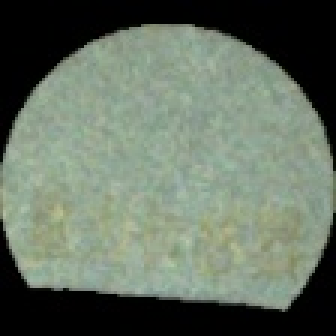
#> input picture python/model_embeddings/model_img/moban_1.jpg, 112 x 112 px (shown 3 times larger); its folder holds only this picture in this run
$ python -i train_L2.py   (imports and definitions only)
#> lines starting #> are read from the running program, lines starting #| are printed output that depends on the picture; after the words box and inside, x2 and y2 are one past the last pixel; in counts of white or black regions, pixels touching at a corner belong together
import os
import random
from PIL import Image
import numpy as np
import cv2
import torch
import torch.nn as nn
import torch.nn.functional as F
from torch.utils.data import Dataset, DataLoader
from tqdm import tqdm
import math
from torch.optim.lr_scheduler import LambdaLR

# ======= 设置GPU/CPU =======
# [1 line that did not run here, left out]
# [1 line not run here, left out]

# ======= Hu矩特征提取 =======
def compute_log_hu_moments(image_path):
    img = Image.open(image_path).convert('L')
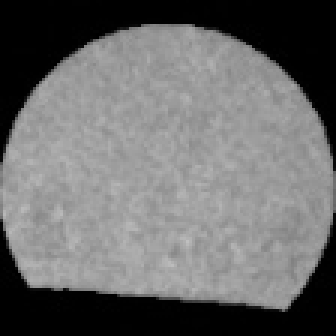
#> img: PIL image 112x112 L (shown 3 times larger); min 0, max 191, mean 107.2
    img_np = np.array(img)
    _, img_np = cv2.threshold(img_np, 127, 255, cv2.THRESH_BINARY + cv2.THRESH_OTSU)
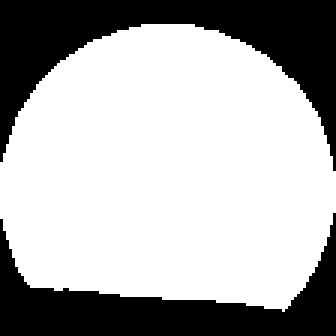
#> img_np: shape (112, 112) (shown 3 times larger); 68.6% white; 2 black regions, box (x1, y1, x2, y2) and area: (0, 0, 112, 57) 2230, (0, 71, 112, 112) 1708
    m = cv2.moments(img_np)
#> m = moments, m00 2194530, centre m10/m00, m01/m00 = (55.84, 57.1)
    hu = cv2.HuMoments(m)
#> hu = [0.000645, 1.43e-08, 9.46e-12, 1.82e-13, -2.38e-25, -2.17e-17, 8.69e-27]
    log_hu = -np.sign(hu) * np.log10(np.abs(hu) + 1e-10)
#> log_hu = [3.19, 7.84, 9.96, 10, -10, -10, 10]
    return log_hu.flatten()

# ======= 数据集类：加载成对图像和标签 =======
class HuMomentPairDataset(Dataset):
    # [25 lines left out: functions __init__, generate_pairs, not called in this run]

    def __len__(self):
        return len(self.pairs)

    # [9 lines left out: function __getitem__, not called in this run]

# ======= 网络结构 =======
class SiameseNet(nn.Module):
    # [17 lines left out: functions __init__, forward_once, not called in this run]

    def forward(self, x1, x2):
        return self.forward_once(x1), self.forward_once(x2)

# ======= 对比损失函数（欧氏距离） =======
class ContrastiveLoss(nn.Module):
    def __init__(self, margin=1.0):
        super(ContrastiveLoss, self).__init__()
        self.margin = margin

    # [80 lines left out: functions forward, get_cosine_schedule_with_warmup, evaluate, train, not called in this run]

# ======= 启动训练 =======
# [3 lines not run here, left out]

>>> result = compute_log_hu_moments('../../model_embeddings/model_img/moban_1.jpg')
#> result = [3.19, 7.84, 9.96, 10, -10, -10, 10]

$ run again, on python/model_embeddings/model_img/moban_2.jpg
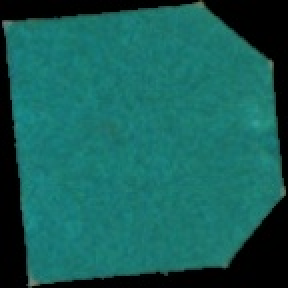
#> input picture python/model_embeddings/model_img/moban_2.jpg, 144 x 144 px (shown 2 times larger)
#> in compute_log_hu_moments, `img = Image.open(image_path).convert('L')`:
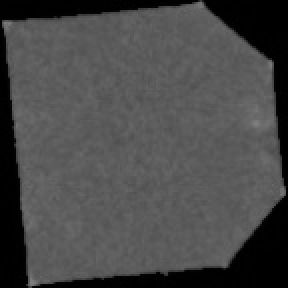
#> img: PIL image 144x144 L (shown 2 times larger); min 0, max 128, mean 72.7
#> in compute_log_hu_moments, `_, img_np = cv2.threshold(img_np, 127, 255, cv2.THRESH_BINARY + cv2.TH..`:
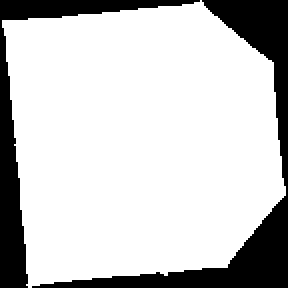
#> img_np: shape (144, 144) (shown 2 times larger); 79% white; 2 black regions, box (x1, y1, x2, y2) and area: (16, 0, 144, 144) 2650, (0, 0, 100, 144) 1708
#> m = moments, m00 4176390, centre m10/m00, m01/m00 = (69.51, 70.45)
#> hu = [0.000643, 4.38e-11, 6.39e-12, 1.62e-13, -1.64e-25, -1.07e-18, 7.91e-27]
#> log_hu = [3.19, 9.84, 9.97, 10, -10, -10, 10]

$ run again, on python/model_embeddings/model_img/moban_3.jpg
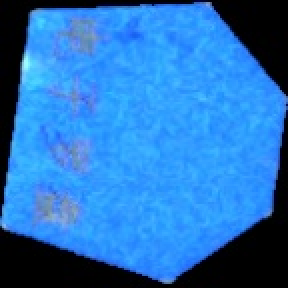
#> input picture python/model_embeddings/model_img/moban_3.jpg, 144 x 144 px (shown 2 times larger)
#> in compute_log_hu_moments, `img = Image.open(image_path).convert('L')`:
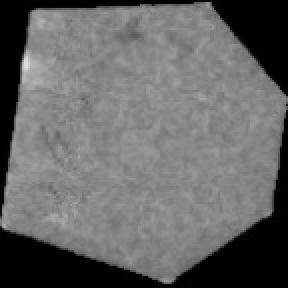
#> img: PIL image 144x144 L (shown 2 times larger); min 0, max 224, mean 102
#> in compute_log_hu_moments, `_, img_np = cv2.threshold(img_np, 127, 255, cv2.THRESH_BINARY + cv2.TH..`:
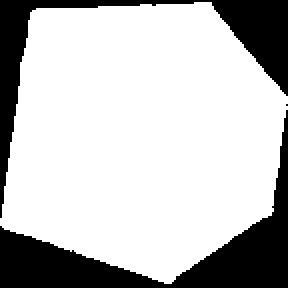
#> img_np: shape (144, 144) (shown 2 times larger); 75.6% white; 3 black regions (1 under 20 px), largest, box (x1, y1, x2, y2) and area: (0, 55, 144, 144) 2929, (0, 0, 144, 109) 2137
#> m = moments, m00 3995595, centre m10/m00, m01/m00 = (70.18, 67.62)
#> hu = [0.000633, 2.09e-10, 1.38e-12, 3.21e-14, -6.73e-27, 4.63e-19, 7.26e-28]
#> log_hu = [3.2, 9.51, 9.99, 10, -10, 10, 10]

$ run again, on python/model_embeddings/model_img/moban_4.jpg
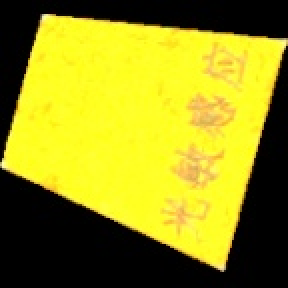
#> input picture python/model_embeddings/model_img/moban_4.jpg, 144 x 144 px (shown 2 times larger)
#> in compute_log_hu_moments, `img = Image.open(image_path).convert('L')`:
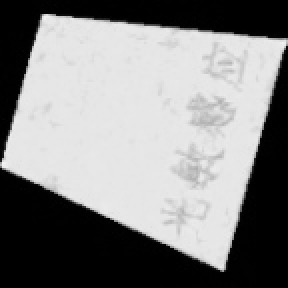
#> img: PIL image 144x144 L (shown 2 times larger); min 0, max 244, mean 132.9
#> in compute_log_hu_moments, `_, img_np = cv2.threshold(img_np, 127, 255, cv2.THRESH_BINARY + cv2.TH..`:
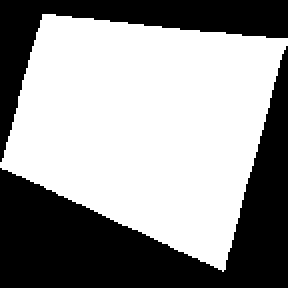
#> img_np: shape (144, 144) (shown 2 times larger); 58.6% white; 2 black regions, box (x1, y1, x2, y2) and area: (0, 23, 144, 144) 5978, (0, 0, 144, 81) 2603
#> m = moments, m00 3099525, centre m10/m00, m01/m00 = (72.66, 62.18)
#> hu = [0.000673, 1.29e-08, 2.41e-11, 2.81e-14, -2.29e-26, 3.17e-18, -3.37e-27]
#> log_hu = [3.17, 7.89, 9.91, 10, -10, 10, -10]
